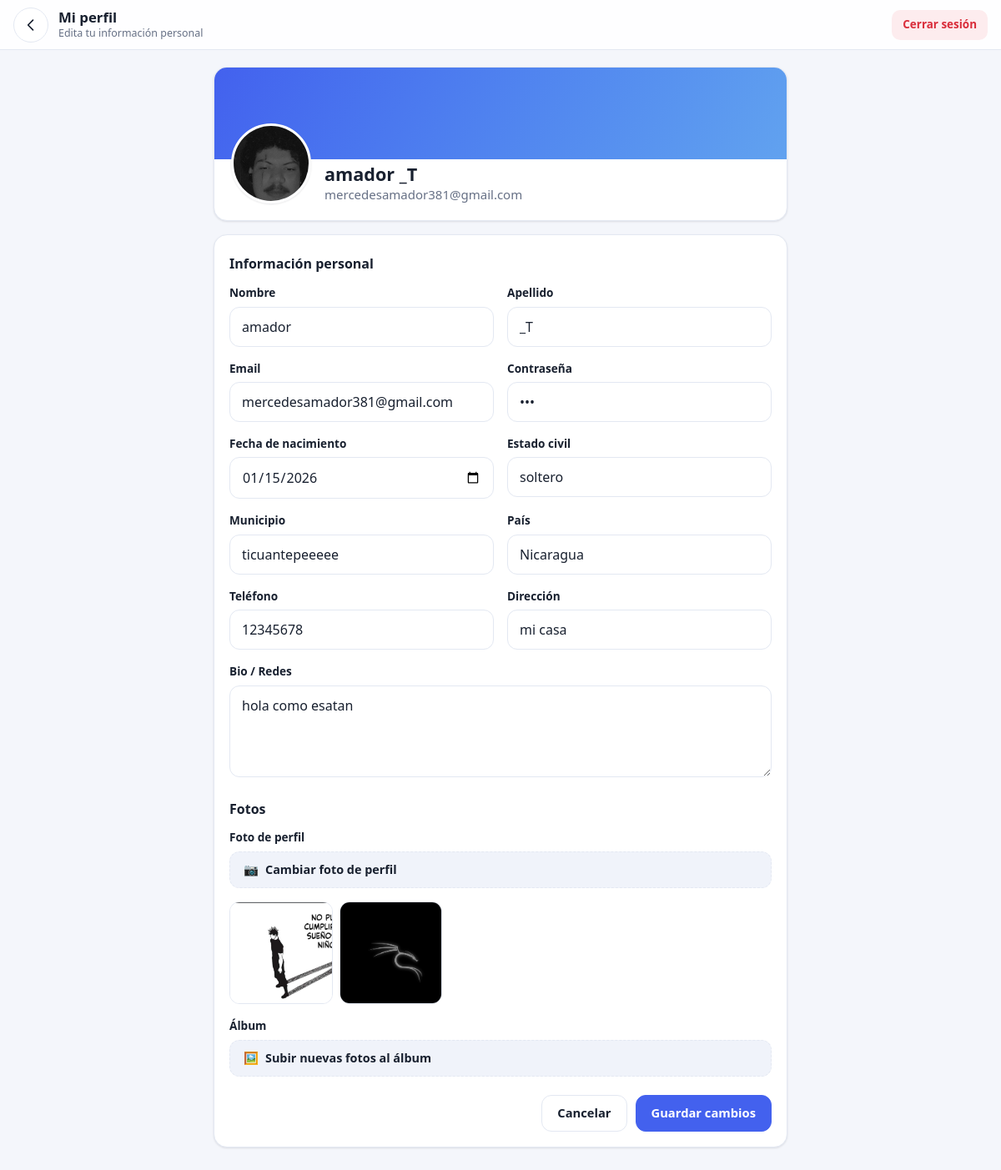
The page /profile (signed in) on the database as committed earlier.
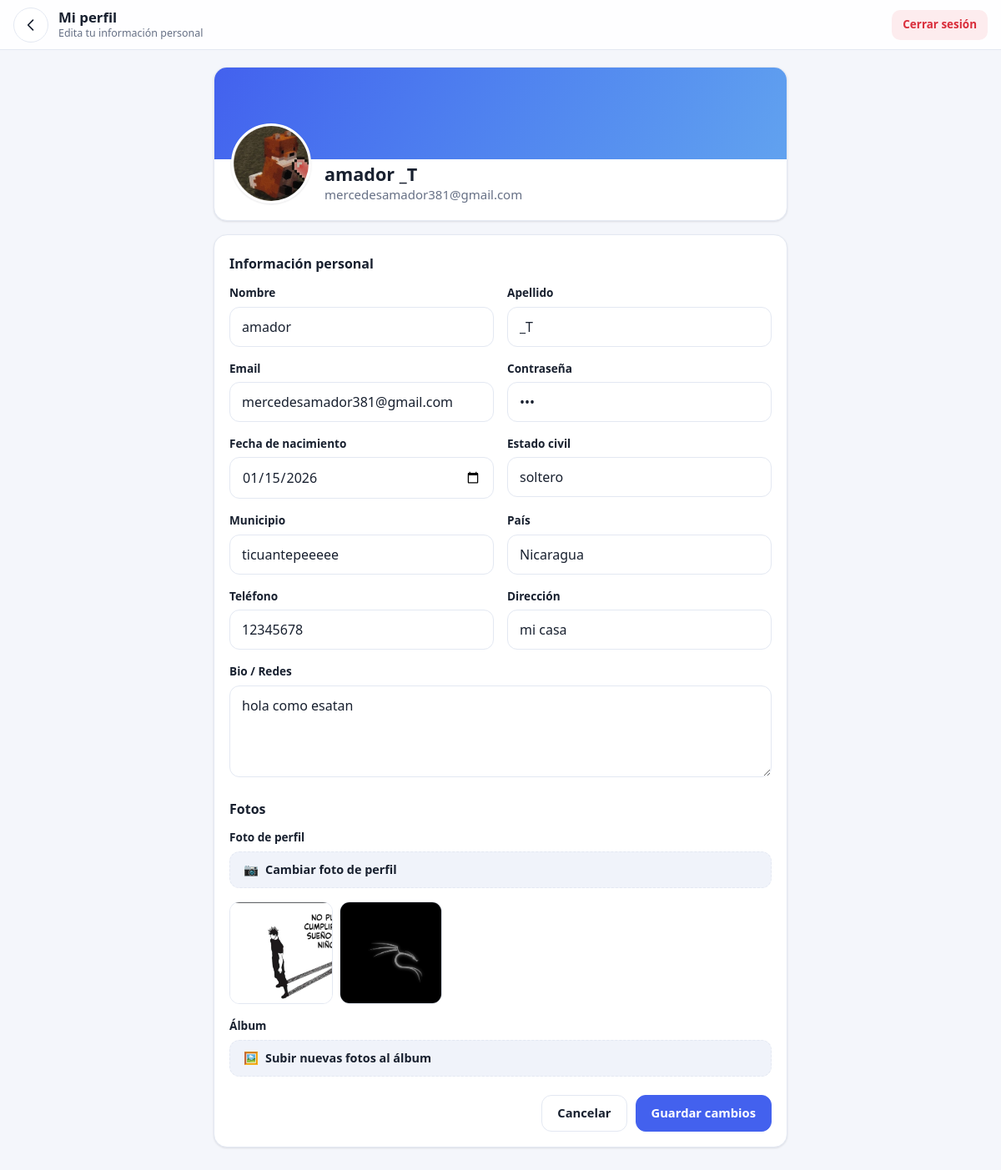
The same page on the database as committed later.
### tables this page shows
CREATE TABLE users (
    id INTEGER PRIMARY KEY AUTOINCREMENT,
    nombre TEXT NOT NULL,
    apellido TEXT NOT NULL,
    email TEXT UNIQUE NOT NULL,
    password TEXT NOT NULL,
    fecha_nac TEXT,
    municipio TEXT,
    pais TEXT,
    foto TEXT
, telefono TEXT, direccion TEXT, estado_civil TEXT, bio TEXT, activo INTEGER DEFAULT 0);

### blueprints/user.py (the view, shortened to what this page needs)
@user_bp.route("/profile", methods=["GET", "POST"])
def profile():
    if "user_id" not in session:
        return redirect("/login")
    user_id = session["user_id"]
    with get_db() as conn:
        c = conn.cursor()
        c.execute("SELECT * FROM users WHERE id=?", (user_id,))
        integrante = c.fetchone()
        c.execute("SELECT foto FROM user_photos WHERE user_id=?", (user_id,))
        fotos = c.fetchall()
    return render_template("profile.html", integrante=integrante, fotos=fotos)

### db.py (called while the page is built)
def get_db():
    return sqlite3.connect(DB_PATH, timeout=20)

### templates/profile.html (shortened to what the changed rows need)
<!DOCTYPE html>
<html lang="es">
<head>
  <link rel="stylesheet" href="/static/base.css">
  <link rel="stylesheet" href="/static/profile.css">
</head>
<body>
  <header class="topbar">
    <div class="topbar-title">
      <h1>Mi perfil</h1>
    </div>
  </header>
  <main class="page">
    <section class="profile-hero card">
      <div class="profile-id">
        {% if integrante[8] and integrante[8] != "" %}
          <img src="/{{ integrante[8] }}" class="avatar lg" alt="Tu foto">
        {% else %}
          <img src="/static/default_user.png" class="avatar lg" alt="Tu foto">
        {% endif %}
        <div class="identity">
          <h1>{{ integrante[1] }} {{ integrante[2] }}</h1>
          <p>{{ integrante[3] }}</p>
        </div>
      </div>
    </section>
    <form method="POST" enctype="multipart/form-data" class="card">
      <h2 class="section-title">Información personal</h2>
      <div class="form-grid">
        <div class="field">
          <label for="nombre">Nombre</label>
          <input id="nombre" type="text" name="nombre" value="{{ integrante[1] }}" required>
        </div>
        <div class="field">
          <label for="apellido">Apellido</label>
          <input id="apellido" type="text" name="apellido" value="{{ integrante[2] }}" required>
        </div>
        <div class="field">
          <label for="email">Email</label>
          <input id="email" type="email" name="email" value="{{ integrante[3] }}" required>
        </div>
        <div class="field">
          <label for="password">Contraseña</label>
          <input id="password" type="password" name="password" value="{{ integrante[4] }}" required>
        </div>
        <div class="field">
          <label for="fecha_nac">Fecha de nacimiento</label>
          <input id="fecha_nac" type="date" name="fecha_nac" value="{{ integrante[5] }}">
        </div>
        <div class="field">
          <label for="estado_civil">Estado civil</label>
          <input id="estado_civil" type="text" name="estado_civil" value="{{ integrante[11] }}">
        </div>
        <div class="field">
          <label for="municipio">Municipio</label>
          <input id="municipio" type="text" name="municipio" value="{{ integrante[6] }}">
        </div>
        <div class="field">
          <label for="pais">País</label>
          <input id="pais" type="text" name="pais" value="{{ integrante[7] }}">
        </div>
        <div class="field">
          <label for="telefono">Teléfono</label>
          <input id="telefono" type="text" name="telefono" value="{{ integrante[9] }}">
        </div>
        <div class="field">
          <label for="direccion">Dirección</label>
          <input id="direccion" type="text" name="direccion" value="{{ integrante[10] }}">
        </div>
        <div class="field full">
          <label for="bio">Bio / Redes</label>
          <textarea id="bio" name="bio" placeholder="Cuenta algo sobre ti…">{{ integrante[12] }}</textarea>
        </div>
      </div>
      <h2 class="section-title section-gap">Fotos</h2>
    </form>
  </main>
</body>
</html>

Rows that differ between the two databases and show on the page:
changed users "amador": foto: picture added
